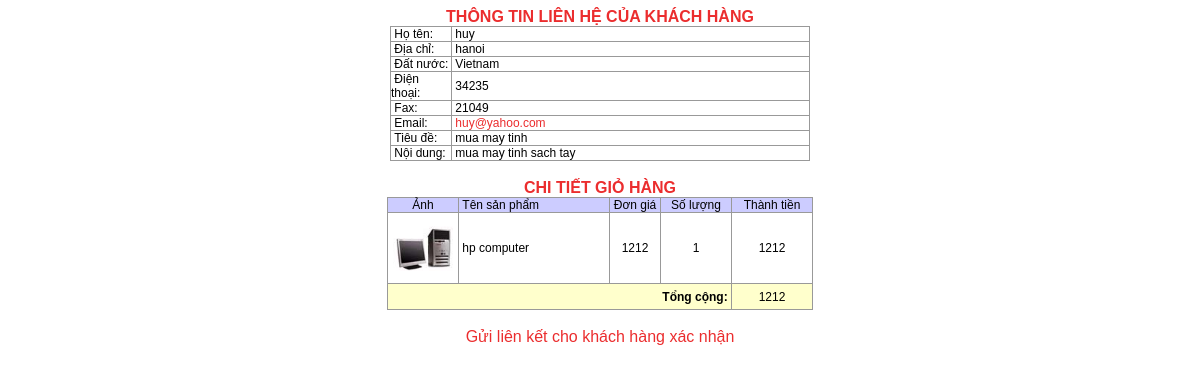
Screenshot of /vanphuc/treeadmin/quantrikhachang/viewinfo.php?sess=a8f15eda80c50adb0e71943adc8015cf&test=admin with the database file from the repository.
### tables this page shows
CREATE TABLE thongtinkhachhang (
   id int(11) NOT NULL auto_increment,
   sess text,
   hoten text,
   diachi text,
   datnuoc text,
   dienthoai text,
   fax text,
   email text,
   tieude text,
   noidung text,
   capnhat datetime,
   xacthuc int(11),
   danhan int(11),
   PRIMARY KEY (id)
);

CREATE TABLE giohang (
   id int(11) NOT NULL auto_increment,
   sess text,
   id_sanpham int(11),
   soluong int(11),
   gui int(11),
   PRIMARY KEY (id)
);

CREATE TABLE sanpham (
   id_sp int(1) NOT NULL auto_increment,
   id_parent int(11),
   tensp text,
   anhsp text,
   tailieu text,
   lienket text,
   kho int(1),
   baohanh int(11),
   gia double,
   spmoi varchar(5),
   spkhuyenmai varchar(5),
   gioithieu blob,
   noidung longblob,
   capnhat datetime,
   baogia text,
   PRIMARY KEY (id_sp)
);

### vanphuc/treeadmin/quantrikhachang/viewinfo.php (the view, shortened to what this page needs)
<!DOCTYPE HTML PUBLIC "-//W3C//DTD HTML 4.01 Transitional//EN" "http://www.w3.org/TR/html4/loose.dtd">
<html>
<head>
</head>
<body>
<?php
    $sess=$_GET["sess"];
	require_once("../modulesupport/process.php");
    $sql="select * from thongtinkhachhang where sess='$sess'";
	$resultthongtin=mysql_query($sql);
	$rowthongtin=mysql_fetch_array($resultthongtin);
?>
<center><span class="markred">TH&#212;NG TIN LI&#202;N H&#7878; C&#7910;A KH&#193;CH H&#192;NG</span></center>
<table border="0" cellpadding="0" cellspacing="1" bgcolor="#999999" align="center" width="420">
<tr bgcolor="#FFFFFF"><td width="60">&nbsp;H&#7885; t&#234;n:</td><td class="checkLabel">&nbsp;<?php  echo $rowthongtin["hoten"]?></td>
</tr>
<tr bgcolor="#FFFFFF"><td>&nbsp;&#272;&#7883;a ch&#7881;:</td><td class="checkLabel">&nbsp;<?php  echo $rowthongtin["diachi"]?></td>
</tr>
<tr bgcolor="#FFFFFF"><td>&nbsp;&#272;&#7845;t n&#432;&#7899;c:</td><td class="checkLabel">&nbsp;<?php  echo $rowthongtin["datnuoc"]?></td>
</tr>
<tr bgcolor="#FFFFFF"><td>&nbsp;&#272;i&#7879;n tho&#7841;i:</td><td class="checkLabel">&nbsp;<?php  echo $rowthongtin["dienthoai"]?></td>
</tr>
<tr bgcolor="#FFFFFF"><td>&nbsp;Fax:</td><td class="checkLabel">&nbsp;<?php  echo $rowthongtin["fax"]?></td>
</tr>
<tr bgcolor="#FFFFFF"><td>&nbsp;Email:</td><td class="checkLabel">&nbsp;<a href="mailto:<?php  echo $rowthongtin["email"]?>"><?php  echo $rowthongtin["email"]?></a></td>
</tr>
<tr bgcolor="#FFFFFF"><td>&nbsp;Ti&#234;u &#273;&#7873;:</td><td class="checkLabel">&nbsp;<?php  echo $rowthongtin["tieude"]?></td>
</tr>
<tr bgcolor="#FFFFFF"><td>&nbsp;N&#7897;i dung:</td><td class="checkLabel">&nbsp;<?php  echo $rowthongtin["noidung"]?></td>
</tr>
</table>
<br>
<?php
	$sql="select * from giohang where sess='$sess'";
	$idresult=mysql_query($sql);
	if(mysql_num_rows($idresult)!=0){
	?>
	<center class="markred">CHI TI&#7870;T GI&#7886; H&#192;NG</center>
	<table border="0" cellpadding="0" cellspacing="1" bgcolor="#999999" align="center">
	  <tr bgcolor="#CCCCFF" class="header"><td align="center">&#7842;nh</td>
	  <td width="150">&nbsp;T&#234;n s&#7843;n ph&#7849;m</td>
	  <td width="50" align="center">&#272;&#417;n gi&#225;</td>
	  <td width="70" align="center">S&#7889; l&#432;&#7907;ng</td>
	  <td width="80" align="center">Th&#224;nh ti&#7873;n</td>
	  </tr>
	<?php $tong=0;while($row=mysql_fetch_array($idresult)){
	  $sql="select * from sanpham where id_sp=".$row["id_sanpham"];
	  $resultkq=mysql_query($sql);
	  $rowkq=mysql_fetch_array($resultkq);
	  $tong=$tong+intval($rowkq["gia"])*intval($row["soluong"]);
	 ?>
	  <tr bgcolor="#FFFFFF"><td height="70" width="70" align="center"><?php fitimage("../news_images/images/".$rowkq["anhsp"],60);?></td>
	  <td>&nbsp;<?php echo $rowkq["tensp"];?></td>
	  <td align="center"><?php echo $rowkq["gia"];?></td>
	  <td align="center"><?php echo $row["soluong"];?></td>
	  <td align="center"><?php echo intval($rowkq["gia"])*intval($row["soluong"]);?></td>
	  </tr>
	<?php }?>
	  <tr bgcolor="#FFFFCC"><td colspan="4" align="right"><b>T&#7893;ng c&#7897;ng:</b>&nbsp;</td>
	  <td align="center" height="25"><?php echo $tong;?></td></tr>
</table>
	<?php }?><br>
<?php
  if(isset($_GET["test"]))
  {
    $test=$_GET["test"];
    if($test=="admin"){?>
	<center><a href="sendlink.php?sess=<?php echo $sess;?>">G&#7917;i li&#234;n k&#7871;t cho kh&#225;ch h&#224;ng x&#225;c nh&#7853;n</a></center>
	<?php
	  }
  }else{?>
	<center><a href="xacthuc.php?sess=<?php echo $sess;?>" onMouseOver="MM_displayStatusMsg('X&#225;c nh&#7853;n th&#244;ng tin!!!');return document.MM_returnValue">X&#225;c nh&#7853;n th&#244;ng tin</a>
	</center>
  <?php }?>
</body>
</html>

### vanphuc/treeadmin/modulesupport/process.php (shortened to what this page needs)
<?php
function fitimage($image,$fit)
{
  $size = @getimagesize($image);
  $w=$size[0];$h=$size[1];
  if($h>$w) $tg=$h;else $tg=$w;
  if($tg>$fit) {$h=$h/($tg/$fit);$w=$w/($tg/$fit);}
  echo "<input type='image' src='$image' height='$h' width='$w' border='0' onClick='viewImage(this)'>";
}
?>

### vanphuc/css/style.css (style rules this page uses)
body { scrollbar-face-color: #DEE3E7; scrollbar-highlight-color: #FFFFFF; scrollbar-shadow-color: #DEE3E7; scrollbar-3dlight-color: #D1D7DC; scrollbar-arrow-color: #006699; scrollbar-track-color: #EFEFEF; scrollbar-darkshadow-color: #98AAB1; }
a, a:link, a:visited, a:active { color: #EB2D2E; text-decoration: none }
td { font-family: Verdana, Arial, Helvetica, sans-serif; font-size: 9pt; }
.markred { font-family: Verdana, Arial, Helvetica, sans-serif; color: #EB2D2E; font-weight: 700; }

### vanphuc/css/frontend.css (style rules this page uses)
body { background-color:#FFFFFF; font-family: Verdana, Arial, Helvetica, sans-serif; }

### rows the page displays
thongtinkhachhang: hoten "huy", diachi "hanoi", datnuoc "Vietnam", dienthoai "34235", fax "21049", email "huy@yahoo.com", tieude "mua may tinh", noidung "mua may tinh sach tay"
giohang: id_sanpham.tensp "hp computer", id_sanpham.gia "1212", soluong "1", intval($rowkq['gia'])*intval($row['soluong']) "1212"

### other values shown
$tong "1212"
